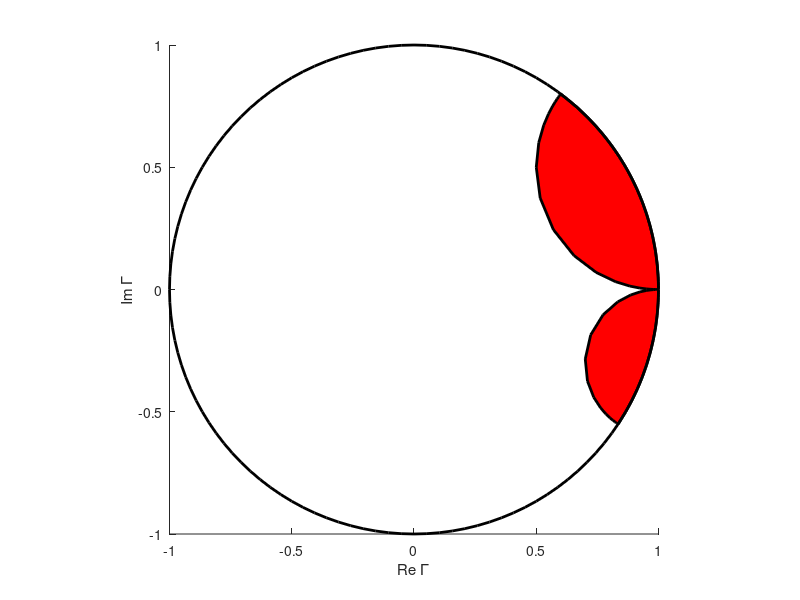

Reproduce this figure in MATLAB.
% Computes the high-SNR rate loss of technical constraints on a backscatter
% tag load and generates a useful illustration.
%
% This generates Fig.11 of the paper stated below.
% 
%--------------------------------------------------------------------------
%   This code repository accompanies the following academic publication:
%   Gregor Dumphart, Johannes Sager, Armin Wittneben,
%   "Load Modulation for Backscatter Communication: Channel Capacity and
%   Capacity-Approaching Finite Constellations."
%   arXiv preprint arXiv:2207.08100, July 2022.  
%   Available online at (open access): https://arxiv.org/abs/2207.08100
%
%   Coded by: Gregor Dumphart (gregord.research@gmail.com), July 2022,
%   ETH Zurich (D-ITET, Wireless Communications Group), Switzerland.
%   BSD 3-Clause License applies. Copyright (c) 2022, Gregor Dumphart.
%--------------------------------------------------------------------------   
clear all
addpath 'functions'

%% Configure the experiment

Delta = 0.25;
Q = 10;

%% Helper quantities (see paper)

x_lb = -Q*Delta/(1-Delta);
x_ub =  Q*Delta/(1+Delta);
rVal = [0, logspace(-3, 5, 41)]; % load resistance values: a wide range that
                                 % is representative of the positive real numbers

%% Prepare the figure

myFig = figure(11), clf
axis equal, hold on
xlabel('Re \Gamma'), ylabel('Im \Gamma')
xlim([-1 1]), ylim([-1 1])

%% Investigate the part above the load reactance upper constraint

xVal = sort([linspace(x_ub, 8*x_ub, 61), logspace(log10(x_ub)+1, log10(x_ub)+9, 33)]);
z1 = 1i * xVal;
z2 = rVal + 1i * max(xVal);
z3 = max(rVal) + 1i * xVal(end : -1 : 1);
z4 = rVal(end : -1 : 1) + 1i * min(xVal);
z = [z1, z2(2:end), z3(2:end), z4(2:end)];
Gamma = (z-1) ./ (z+1);

%% Plot the result

patch(real(Gamma), imag(Gamma),'r')
plot(real(Gamma), imag(Gamma),'k-','LineWidth',2)

%% Investigate the part below the load reactance lower constraint

xVal = sort([linspace(8*x_lb,x_lb,61), -logspace(log10(abs(x_lb))+1, log10(abs(x_lb))+9,33)]);
z1 = 1i * xVal;
z2 = rVal + 1i * max(xVal);
z3 = max(rVal) + 1i * xVal(end : -1 : 1);
z4 = rVal(end : -1 : 1) + 1i * min(xVal);
z = [z1, z2(2:end), z3(2:end), z4(2:end)];
Gamma = (z-1) ./ (z+1);

%% Plot the result

patch(real(Gamma), imag(Gamma),'r')
plot(real(Gamma), imag(Gamma),'k-','LineWidth',2)

%% Plot the bounding circle 

phi = linspace(-pi,pi,121);
plot(cos(phi), sin(phi), 'k-', 'LineWidth', 2)

%% Compute the relative constraint-restricted area and the resulting high-SNR rate loss

countAll = 0;
countOut_ub = 0;
countOut_lb = 0;
for GammaRe = -1 : .001 : 1
    for GammaIm = -1 : .001 : 1
        Gamma = GammaRe + 1i * GammaIm;
        if abs(Gamma) > 1
            continue;
        end
        
        countAll = countAll + 1;
        z = (1 + Gamma) / (1 - Gamma);
        
        if imag(z) > x_ub
            countOut_ub = countOut_ub + 1;
        elseif imag(z) < x_lb
            countOut_lb = countOut_lb + 1;
        end
    end
end

loss_relative_area = (countOut_ub + countOut_lb) / countAll
loss_bpcu_highSNR = log2(1-loss_relative_area)
